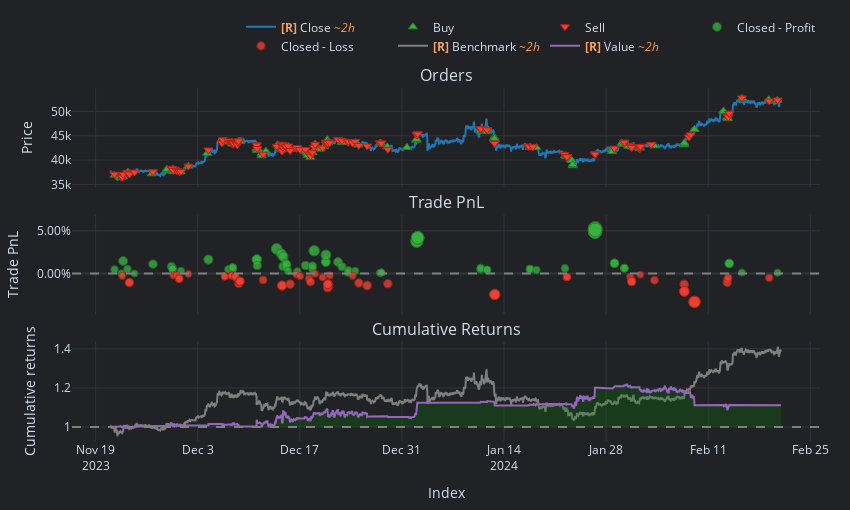

The notebook cell this image was saved under:
### Code cell
# Choose a symbol to analyze
symbol = 'BTCUSDT'

symbol_data = data['Close'].get(symbol=symbol)
symbol_orders = orders[orders['symbol'] == symbol]

# Identify duplicates in the index
symbol_orders.index[symbol_orders.index.duplicated()]
# Throw an error if there are duplicates
if symbol_orders.index.duplicated().any():
    raise ValueError('Duplicate timestamps found in the orders dataframe')

# Change Floor and Ceiling based on your preference to zoom in or out. This is just rounding the date to the nearest hour/day/etc.
min_date = symbol_orders.index.min().floor('D') 
max_date = symbol_orders.index.max().ceil('D')
print(f"Minimum date: {min_date}")
print(f"Maximum date: {max_date}")

unlevered_pf = vbt.Portfolio.from_orders(
    close   = symbol_data.loc[min_date:max_date], # Note, here we are using the minutely data for ETH
    size    = symbol_orders['trade_quantity'],  
    price   = symbol_orders['price'],
    size_type = 'amount',
    init_cash = 'auto', # This sets the initial cash based on the largest trade
    leverage_mode=vbt.pf_enums.LeverageMode.Eager,    
    freq = '15T',
)
print(f'Unlevered Portfolio Sim Sharpe Ratio: {unlevered_pf.sharpe_ratio}')

# Now Grab the auto calculated initial cash so you can add leverage to your portfolio
init_cash = unlevered_pf.init_cash 
leverage = 3 # This can be adjusted to your preference

pf = vbt.Portfolio.from_orders(
    close   = symbol_data.loc[min_date:max_date], # Note, here we are using the minutely data for ETH
    size    = symbol_orders['trade_quantity'],  
    price   = symbol_orders['price'],
    size_type = 'amount',
    # fixed_fees = trades['fees'],
    init_cash = init_cash/leverage,
    leverage=leverage,
    leverage_mode=vbt.pf_enums.LeverageMode.Eager,    
    freq = '15T',
)

display(pf.stats())
pf.plot().show()

### Figure 1 — Plotly figure (JSON) as saved in the notebook; plotly's stock layout.template omitted (floating-point values rounded to 4 significant figures; data arrays with more than 128 entries replaced by an {"elided": "..."} marker saying what was removed)
{"data": [{"legendgroup": "0", "line": {"color": "#1f77b4"}, "mode": "lines", "name": "<b style=\"color:sandybrown\">[R]</b> Close <i style=\"color:#fc9944\">~2h</i>", "showlegend": true, "type": "scatter", "uid": "676eedfb-e1aa-4822-8069-c5d72235810b", "x": {"elided": "1000 str values"}, "xaxis": "x", "y": {"elided": "1000 float values"}, "yaxis": "y"}, {"customdata": {"elided": "135x5 mixed values"}, "hovertemplate": "<br>Order Id: %{customdata[0]}\n<br>Index: %{customdata[1]}\n<br>Size: %{customdata[2]:,}\n<br>Price: %{customdata[3]:,}\n<br>Fees: %{customdata[4]:,}", "marker": {"color": "#37B13F", "line": {"color": "rgb(38,123,44)", "width": 1}, "size": 8, "symbol": "triangle-up"}, "mode": "markers", "name": "Buy", "type": "scatter", "uid": "ecdcf2d6-b955-4625-9fc5-a147bf43434f", "x": {"elided": "135 str values"}, "xaxis": "x", "y": {"elided": "135 float values"}, "yaxis": "y"}, {"customdata": {"elided": "135x5 mixed values"}, "hovertemplate": "<br>Order Id: %{customdata[0]}\n<br>Index: %{customdata[1]}\n<br>Size: %{customdata[2]:,}\n<br>Price: %{customdata[3]:,}\n<br>Fees: %{customdata[4]:,}", "marker": {"color": "#EA4335", "line": {"color": "rgb(181,31,18)", "width": 1}, "size": 8, "symbol": "triangle-down"}, "mode": "markers", "name": "Sell", "type": "scatter", "uid": "e37b72c1-c250-41f6-91fb-24d24e4251d2", "x": {"elided": "135 str values"}, "xaxis": "x", "y": {"elided": "135 float values"}, "yaxis": "y"}, {"customdata": {"elided": "68x5 mixed values"}, "hovertemplate": "<br>Exit Trade Id: %{customdata[0]}\n<br>Position Id: %{customdata[1]}\n<br>Exit Index: %{customdata[2]}\n<br>PnL: %{customdata[3]:,}\n<br>Return: %{customdata[4]:,%}", "marker": {"color": "#37B13F", "line": {"color": "rgb(38,123,44)", "width": 1}, "opacity": [0.7633, 0.7506, 0.7916, 0.7649, 0.75, 0.7813, 0.7729, 0.7661, 0.7658, 0.7584, 0.7966, 0.7639, 0.7621, 0.7696, 0.7696, 0.7971, 0.7971, 0.7766, 0.8324, 0.8151, 0.7737, 0.8059, 0.7812, 0.7732, 0.7811, 0.7585, 0.7572, 0.7768, 0.7658, 0.7748, 0.826, 0.7899, 0.7878, 0.8122, 0.7884, 0.7722, 0.752, 0.7609, 0.7586, 0.7521, 0.7522, 0.7532, 0.7533, 0.8584, 0.8574, 0.869, 0.8691, 0.8693, 0.7638, 0.7679, 0.7625, 0.7625, 0.7647, 0.7646, 0.7615, 0.7672, 0.89, 0.89, 0.9, 0.8955, 0.7841, 0.7841, 0.7675, 0.7675, 0.7834, 0.7835, 0.7533, 0.7527], "size": [7.621, 7.028, 8.941, 7.693, 7, 8.458, 8.07, 7.751, 7.739, 7.39, 9.174, 7.648, 7.565, 7.914, 7.914, 9.198, 9.198, 8.242, 10.84, 10.04, 8.107, 9.609, 8.455, 8.08, 8.454, 7.395, 7.338, 8.248, 7.737, 8.159, 10.55, 8.861, 8.765, 9.901, 8.793, 8.035, 7.095, 7.507, 7.4, 7.098, 7.101, 7.149, 7.154, 12.06, 12.01, 12.55, 12.56, 12.57, 7.645, 7.838, 7.582, 7.582, 7.685, 7.682, 7.537, 7.801, 13.53, 13.53, 14, 13.79, 8.591, 8.591, 7.815, 7.815, 8.559, 8.564, 7.154, 7.126], "symbol": "circle"}, "mode": "markers", "name": "Closed - Profit", "type": "scatter", "uid": "d11fcea2-90fb-4fd0-bb16-5575bad1facb", "x": ["2023-11-21T14:11:19+00:00", "2023-11-22T12:31:41+00:00", "2023-11-22T18:28:43+00:00", "2023-11-23T08:37:42+00:00", "2023-11-24T08:00:00+00:00", "2023-11-26T20:48:20.001000+00:00", "2023-11-29T09:20:07+00:00", "2023-11-29T12:56:04.001000+00:00", "2023-11-29T12:56:04.002000+00:00", "2023-11-30T16:55:46+00:00", "2023-12-04T11:05:40+00:00", "2023-12-07T05:02:29.001000+00:00", "2023-12-07T18:24:17+00:00", "2023-12-07T18:58:45.003000+00:00", "2023-12-07T18:58:45.005000+00:00", "2023-12-11T02:07:25+00:00", "2023-12-11T02:07:25.001000+00:00", "2023-12-11T03:45:31+00:00", "2023-12-13T19:41:26+00:00", "2023-12-14T11:40:06+00:00", "2023-12-14T16:11:19+00:00", "2023-12-14T17:32:39+00:00", "2023-12-15T03:17:12+00:00", "2023-12-15T03:17:12.001000+00:00", "2023-12-15T03:17:12.002000+00:00", "2023-12-15T09:30:52+00:00", "2023-12-16T15:59:11+00:00", "2023-12-17T18:42:54+00:00", "2023-12-18T17:02:16+00:00", "2023-12-18T17:29:42+00:00", "2023-12-18T23:09:20+00:00", "2023-12-20T13:31:40+00:00", "2023-12-20T13:35:03+00:00", "2023-12-20T13:50:37+00:00", "2023-12-22T05:46:45+00:00", "2023-12-22T18:55:42+00:00", "2023-12-23T14:03:30+00:00", "2023-12-23T15:49:54+00:00", "2023-12-24T14:15:22+00:00", "2023-12-28T00:14:11+00:00", "2023-12-28T00:14:11.001000+00:00", "2023-12-28T04:41:40+00:00", "2023-12-28T04:41:40.001000+00:00", "2024-01-02T01:03:38+00:00", "2024-01-02T01:03:41+00:00", "2024-01-02T03:48:46+00:00", "2024-01-02T03:48:46.001000+00:00", "2024-01-02T03:48:46.002000+00:00", "2024-01-10T18:29:34+00:00", "2024-01-10T19:21:14+00:00", "2024-01-11T16:18:14+00:00", "2024-01-11T16:18:14.001000+00:00", "2024-01-17T13:27:46+00:00", "2024-01-17T13:27:46.001000+00:00", "2024-01-18T10:46:14+00:00", "2024-01-22T08:40:59+00:00", "2024-01-26T11:32:26+00:00", "2024-01-26T11:32:26.001000+00:00", "2024-01-26T11:46:00+00:00", "2024-01-26T11:46:00.001000+00:00", "2024-01-29T03:34:33+00:00", "2024-01-29T03:34:33.001000+00:00", "2024-01-30T12:14:50+00:00", "2024-01-30T12:14:50.001000+00:00", "2024-02-13T21:14:42+00:00", "2024-02-13T21:14:42.001000+00:00", "2024-02-15T14:55:19+00:00", "2024-02-20T12:26:44+00:00"], "xaxis": "x2", "y": [0.00478, 0.0003289, 0.01468, 0.00532, 0.0001226, 0.01106, 0.008148, 0.005756, 0.005666, 0.003048, 0.01642, 0.004979, 0.004357, 0.00698, 0.006977, 0.01661, 0.0166, 0.009439, 0.02895, 0.02289, 0.008424, 0.01969, 0.01103, 0.008225, 0.01102, 0.003088, 0.00266, 0.009486, 0.005652, 0.008814, 0.02672, 0.01408, 0.01336, 0.02188, 0.01357, 0.007887, 0.0008364, 0.003924, 0.003123, 0.000861, 0.0008794, 0.001239, 0.001276, 0.03806, 0.0377, 0.04177, 0.04179, 0.04187, 0.004962, 0.006405, 0.004489, 0.004489, 0.005262, 0.005236, 0.004149, 0.006128, 0.04911, 0.04911, 0.05262, 0.05105, 0.01206, 0.01206, 0.006238, 0.006238, 0.01181, 0.01185, 0.001276, 0.001067], "yaxis": "y2"}, {"customdata": {"elided": "67x5 mixed values"}, "hovertemplate": "<br>Exit Trade Id: %{customdata[0]}\n<br>Position Id: %{customdata[1]}\n<br>Exit Index: %{customdata[2]}\n<br>PnL: %{customdata[3]:,}\n<br>Return: %{customdata[4]:,%}", "marker": {"color": "#EA4335", "line": {"color": "rgb(181,31,18)", "width": 1}, "opacity": [0.7575, 0.7797, 0.7797, 0.7556, 0.7547, 0.7667, 0.7667, 0.7508, 0.7592, 0.7591, 0.7591, 0.7562, 0.7562, 0.7562, 0.7598, 0.7598, 0.7598, 0.7824, 0.7755, 0.7754, 0.7754, 0.7754, 0.7709, 0.79, 0.7896, 0.7902, 0.7892, 0.7848, 0.7527, 0.758, 0.767, 0.7776, 0.7506, 0.7621, 0.7959, 0.7853, 0.7853, 0.7853, 0.7558, 0.7565, 0.781, 0.7895, 0.7833, 0.8194, 0.8195, 0.8196, 0.8196, 0.7607, 0.7607, 0.7607, 0.7608, 0.7608, 0.7701, 0.7765, 0.7765, 0.7534, 0.7716, 0.7855, 0.8093, 0.8093, 0.8447, 0.844, 0.8443, 0.7797, 0.7698, 0.7633, 0.7639], "size": [7.351, 8.386, 8.386, 7.263, 7.218, 7.778, 7.778, 7.036, 7.428, 7.423, 7.423, 7.288, 7.288, 7.288, 7.459, 7.459, 7.459, 8.512, 8.191, 8.187, 8.186, 8.186, 7.975, 8.869, 8.847, 8.875, 8.83, 8.623, 7.128, 7.375, 7.793, 8.287, 7.026, 7.566, 9.14, 8.649, 8.649, 8.649, 7.272, 7.305, 8.446, 8.845, 8.556, 10.24, 10.25, 10.25, 10.25, 7.501, 7.501, 7.501, 7.504, 7.503, 7.936, 8.235, 8.235, 7.158, 8.008, 8.659, 9.768, 9.768, 11.42, 11.39, 11.4, 8.388, 7.923, 7.619, 7.648], "symbol": "circle"}, "mode": "markers", "name": "Closed - Loss", "type": "scatter", "uid": "0fb241c5-efce-4f0b-b284-d62c17b89a75", "x": ["2023-11-22T15:54:23+00:00", "2023-11-23T14:55:10+00:00", "2023-11-23T14:55:12+00:00", "2023-11-29T16:04:41+00:00", "2023-11-30T02:53:55+00:00", "2023-11-30T11:06:34+00:00", "2023-11-30T11:06:34.001000+00:00", "2023-12-01T17:15:58+00:00", "2023-12-06T17:07:40+00:00", "2023-12-06T17:07:40.001000+00:00", "2023-12-06T17:07:40.002000+00:00", "2023-12-07T15:59:56.003000+00:00", "2023-12-07T15:59:56.004000+00:00", "2023-12-07T15:59:56.005000+00:00", "2023-12-08T03:26:36.001000+00:00", "2023-12-08T03:26:36.005000+00:00", "2023-12-08T03:26:36.006000+00:00", "2023-12-08T15:05:54+00:00", "2023-12-08T18:50:26.004000+00:00", "2023-12-08T18:50:26.005000+00:00", "2023-12-08T18:50:26.006000+00:00", "2023-12-08T18:50:26.007000+00:00", "2023-12-11T23:10:09+00:00", "2023-12-14T13:30:55+00:00", "2023-12-14T13:30:55.001000+00:00", "2023-12-14T13:30:55.002000+00:00", "2023-12-14T13:30:55.003000+00:00", "2023-12-15T16:05:46+00:00", "2023-12-16T12:37:37+00:00", "2023-12-17T01:01:36+00:00", "2023-12-18T06:30:11+00:00", "2023-12-18T10:58:38+00:00", "2023-12-19T02:15:29+00:00", "2023-12-20T03:15:52+00:00", "2023-12-20T20:08:11+00:00", "2023-12-20T20:11:12+00:00", "2023-12-20T20:11:12.001000+00:00", "2023-12-20T20:11:12.002000+00:00", "2023-12-21T02:26:23+00:00", "2023-12-24T05:37:35+00:00", "2023-12-25T02:08:08+00:00", "2023-12-26T05:36:14+00:00", "2023-12-29T01:42:46+00:00", "2024-01-12T17:30:02+00:00", "2024-01-12T17:30:02.001000+00:00", "2024-01-12T17:30:02.002000+00:00", "2024-01-12T17:30:02.003000+00:00", "2024-01-22T15:03:54+00:00", "2024-01-22T15:03:54.001000+00:00", "2024-01-22T15:03:54.002000+00:00", "2024-01-22T15:03:54.011000+00:00", "2024-01-31T07:20:41+00:00", "2024-01-31T11:17:31+00:00", "2024-01-31T12:13:37+00:00", "2024-01-31T12:13:37.001000+00:00", "2024-02-01T16:33:19+00:00", "2024-02-03T15:13:15+00:00", "2024-02-07T16:54:02+00:00", "2024-02-07T17:28:31+00:00", "2024-02-07T17:28:31.001000+00:00", "2024-02-09T02:55:30+00:00", "2024-02-09T02:55:30.001000+00:00", "2024-02-09T02:55:30.002000+00:00", "2024-02-13T14:34:38+00:00", "2024-02-13T15:29:15+00:00", "2024-02-13T17:53:16+00:00", "2024-02-19T08:48:21+00:00"], "xaxis": "x2", "y": [-0.002753, -0.01052, -0.01052, -0.002092, -0.001757, -0.005956, -0.005956, -0.0003947, -0.003334, -0.003298, -0.003298, -0.00228, -0.00228, -0.00228, -0.003562, -0.003562, -0.003562, -0.01147, -0.009057, -0.009023, -0.009018, -0.009018, -0.007438, -0.01414, -0.01397, -0.01418, -0.01384, -0.01229, -0.001081, -0.002935, -0.006069, -0.009771, -0.0003192, -0.004371, -0.01617, -0.01249, -0.01249, -0.01249, -0.002159, -0.002407, -0.01097, -0.01396, -0.01179, -0.02442, -0.02446, -0.02447, -0.02447, -0.003881, -0.003881, -0.003881, -0.003901, -0.003897, -0.00714, -0.009386, -0.009386, -0.001309, -0.007685, -0.01256, -0.02088, -0.02088, -0.03326, -0.03301, -0.03311, -0.01053, -0.007048, -0.004763, -0.004982], "yaxis": "y2"}, {"legendgroup": "1", "line": {"color": "#7f7f7f"}, "mode": "lines", "name": "<b style=\"color:sandybrown\">[R]</b> Benchmark <i style=\"color:#fc9944\">~2h</i>", "showlegend": true, "type": "scatter", "uid": "85e42b51-4021-44d2-af3f-e72bd75f0832", "x": {"elided": "1000 str values"}, "xaxis": "x3", "y": {"elided": "1000 float values"}, "yaxis": "y3"}, {"hoverinfo": "skip", "line": {"color": "rgba(0, 0, 0, 0)", "width": 0}, "mode": "lines", "name": "<b style=\"color:sandybrown\">[R]</b> trace 6 <i style=\"color:#fc9944\">~2h</i>", "opacity": 0, "showlegend": false, "type": "scatter", "uid": "29055324-05af-4ba0-bfae-6463e3d16168", "x": {"elided": "1000 str values"}, "xaxis": "x3", "y": {"elided": "1000 int values"}, "yaxis": "y3"}, {"connectgaps": false, "fill": "tonexty", "fillcolor": "rgba(0, 128, 0, 0.25)", "hoverinfo": "skip", "line": {"color": "rgba(0, 0, 0, 0)", "width": 0}, "mode": "lines", "name": "<b style=\"color:sandybrown\">[R]</b> trace 7 <i style=\"color:#fc9944\">~2h</i>", "opacity": 0, "showlegend": false, "type": "scatter", "uid": "2752cfad-f3e0-44f1-8dd2-e4a249a9a6d4", "x": {"elided": "1000 str values"}, "xaxis": "x3", "y": {"elided": "1000 float values"}, "yaxis": "y3"}, {"hoverinfo": "skip", "line": {"color": "rgba(0, 0, 0, 0)", "width": 0}, "mode": "lines", "name": "<b style=\"color:sandybrown\">[R]</b> trace 8 <i style=\"color:#fc9944\">~2h</i>", "opacity": 0, "showlegend": false, "type": "scatter", "uid": "71cb3186-62b7-4cd5-af1d-a5358a6b9c48", "x": {"elided": "1000 str values"}, "xaxis": "x3", "y": {"elided": "1000 int values"}, "yaxis": "y3"}, {"connectgaps": false, "fill": "tonexty", "fillcolor": "rgba(255, 0, 0, 0.25)", "hoverinfo": "skip", "line": {"color": "rgba(0, 0, 0, 0)", "width": 0}, "mode": "lines", "name": "<b style=\"color:sandybrown\">[R]</b> trace 9 <i style=\"color:#fc9944\">~2h</i>", "opacity": 0, "showlegend": false, "type": "scatter", "uid": "54f4d86e-e032-4ace-bce5-f4e01e21a0de", "x": {"elided": "1000 str values"}, "xaxis": "x3", "y": {"elided": "1000 float values"}, "yaxis": "y3"}, {"legendgroup": "2", "line": {"color": "#9467bd"}, "mode": "lines", "name": "<b style=\"color:sandybrown\">[R]</b> Value <i style=\"color:#fc9944\">~2h</i>", "showlegend": true, "type": "scatter", "uid": "eef427d4-c0f3-4d4a-a9c4-f1416e1100ca", "x": {"elided": "1000 str values"}, "xaxis": "x3", "y": {"elided": "1000 float values"}, "yaxis": "y3"}, {"hoverinfo": "skip", "line": {"color": "rgba(0, 0, 0, 0)", "width": 0}, "mode": "lines", "name": "<b style=\"color:sandybrown\">[R]</b> trace 11 <i style=\"color:#fc9944\">~2h</i>", "opacity": 0, "showlegend": false, "type": "scatter", "uid": "057532c8-4877-4314-9a34-73d9421b50a4", "x": {"elided": "1000 str values"}, "xaxis": "x3", "y": {"elided": "1000 int values"}, "yaxis": "y3"}], "layout": {"annotations": [{"font": {"size": 16}, "showarrow": false, "text": "Orders", "x": 0.5, "xanchor": "center", "xref": "paper", "y": 1, "yanchor": "bottom", "yref": "paper"}, {"font": {"size": 16}, "showarrow": false, "text": "Trade PnL", "x": 0.5, "xanchor": "center", "xref": "paper", "y": 0.6405, "yanchor": "bottom", "yref": "paper"}, {"font": {"size": 16}, "showarrow": false, "text": "Cumulative Returns", "x": 0.5, "xanchor": "center", "xref": "paper", "y": 0.281, "yanchor": "bottom", "yref": "paper"}], "height": 510, "legend": {"orientation": "h", "traceorder": "normal", "x": 1, "xanchor": "right", "y": 1.078, "yanchor": "bottom"}, "margin": {"b": 30, "l": 30, "r": 30, "t": 30}, "shapes": [{"line": {"color": "gray", "dash": "dash"}, "type": "line", "x0": 0, "x1": 1, "xref": "paper", "y0": 0, "y1": 0, "yref": "y2"}, {"line": {"color": "gray", "dash": "dash"}, "type": "line", "x0": 0, "x1": 1, "xref": "paper", "y0": 1, "y1": 1, "yref": "y3"}], "showlegend": true, "width": 850, "xaxis": {"anchor": "y", "domain": [0, 1], "matches": "x3", "showticklabels": false}, "xaxis2": {"anchor": "y2", "domain": [0, 1], "matches": "x3", "showticklabels": false}, "xaxis3": {"anchor": "y3", "domain": [0, 1], "title": {"text": "Index"}}, "yaxis": {"anchor": "x", "domain": [0.719, 1], "title": {"text": "Price"}}, "yaxis2": {"anchor": "x2", "domain": [0.3595, 0.6405], "tickformat": ".2%", "title": {"text": "Trade PnL"}}, "yaxis3": {"anchor": "x3", "domain": [0, 0.281], "title": {"text": "Cumulative returns"}}}}
